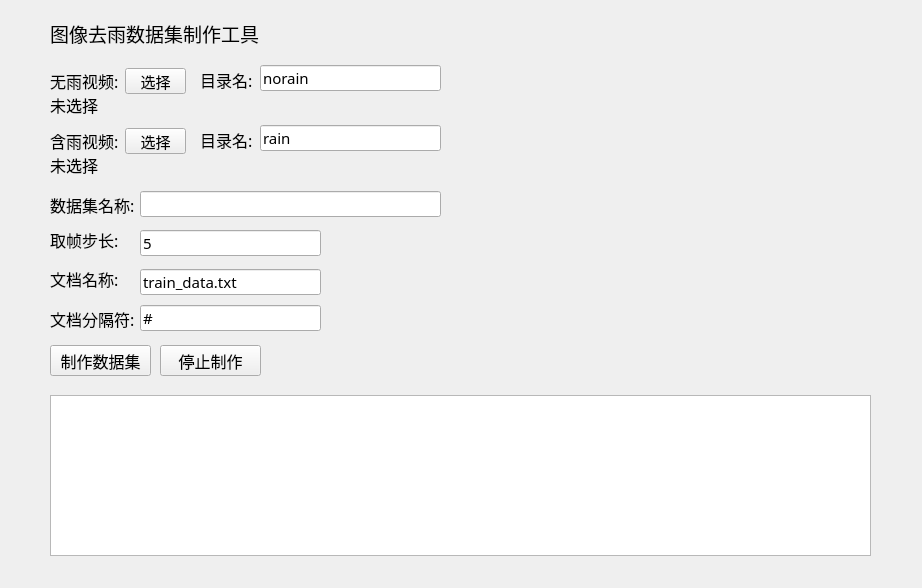
<?xml version="1.0" encoding="UTF-8"?>
<ui version="4.0">
 <class>Form</class>
 <widget class="QWidget" name="Form">
  <property name="geometry">
   <rect>
    <x>0</x>
    <y>0</y>
    <width>922</width>
    <height>588</height>
   </rect>
  </property>
  <property name="font">
   <font>
    <family>黑体</family>
    <pointsize>11</pointsize>
   </font>
  </property>
  <property name="windowTitle">
   <string>Form</string>
  </property>
  <widget class="QPushButton" name="btn_norain">
   <property name="geometry">
    <rect>
     <x>125</x>
     <y>68</y>
     <width>61</width>
     <height>26</height>
    </rect>
   </property>
   <property name="font">
    <font>
     <family>黑体</family>
     <pointsize>11</pointsize>
    </font>
   </property>
   <property name="text">
    <string>选择</string>
   </property>
  </widget>
  <widget class="QLabel" name="la_norain">
   <property name="geometry">
    <rect>
     <x>50</x>
     <y>71</y>
     <width>71</width>
     <height>20</height>
    </rect>
   </property>
   <property name="font">
    <font>
     <family>黑体</family>
     <pointsize>12</pointsize>
    </font>
   </property>
   <property name="text">
    <string>无雨视频:</string>
   </property>
  </widget>
  <widget class="QLabel" name="pth_norain">
   <property name="geometry">
    <rect>
     <x>50</x>
     <y>95</y>
     <width>821</width>
     <height>20</height>
    </rect>
   </property>
   <property name="font">
    <font>
     <family>Franklin Gothic Book</family>
     <pointsize>12</pointsize>
    </font>
   </property>
   <property name="text">
    <string>未选择</string>
   </property>
  </widget>
  <widget class="QLabel" name="la_rain">
   <property name="geometry">
    <rect>
     <x>50</x>
     <y>131</y>
     <width>71</width>
     <height>20</height>
    </rect>
   </property>
   <property name="font">
    <font>
     <family>黑体</family>
     <pointsize>12</pointsize>
    </font>
   </property>
   <property name="text">
    <string>含雨视频:</string>
   </property>
  </widget>
  <widget class="QPushButton" name="btn_rain">
   <property name="geometry">
    <rect>
     <x>125</x>
     <y>128</y>
     <width>61</width>
     <height>26</height>
    </rect>
   </property>
   <property name="font">
    <font>
     <family>黑体</family>
     <pointsize>11</pointsize>
    </font>
   </property>
   <property name="text">
    <string>选择</string>
   </property>
  </widget>
  <widget class="QLabel" name="pth_rain">
   <property name="geometry">
    <rect>
     <x>50</x>
     <y>155</y>
     <width>821</width>
     <height>20</height>
    </rect>
   </property>
   <property name="font">
    <font>
     <family>Franklin Gothic Book</family>
     <pointsize>12</pointsize>
    </font>
   </property>
   <property name="text">
    <string>未选择</string>
   </property>
  </widget>
  <widget class="QLineEdit" name="name_dataset">
   <property name="geometry">
    <rect>
     <x>140</x>
     <y>191</y>
     <width>301</width>
     <height>26</height>
    </rect>
   </property>
   <property name="font">
    <font>
     <family>Franklin Gothic Book</family>
     <pointsize>11</pointsize>
    </font>
   </property>
   <property name="text">
    <string/>
   </property>
  </widget>
  <widget class="QLabel" name="la_dataset">
   <property name="geometry">
    <rect>
     <x>50</x>
     <y>195</y>
     <width>91</width>
     <height>20</height>
    </rect>
   </property>
   <property name="font">
    <font>
     <family>黑体</family>
     <pointsize>12</pointsize>
    </font>
   </property>
   <property name="text">
    <string>数据集名称:</string>
   </property>
  </widget>
  <widget class="QLabel" name="la_txt">
   <property name="geometry">
    <rect>
     <x>50</x>
     <y>269</y>
     <width>81</width>
     <height>20</height>
    </rect>
   </property>
   <property name="font">
    <font>
     <family>黑体</family>
     <pointsize>12</pointsize>
    </font>
   </property>
   <property name="text">
    <string>文档名称:</string>
   </property>
  </widget>
  <widget class="QLineEdit" name="name_txt">
   <property name="geometry">
    <rect>
     <x>140</x>
     <y>269</y>
     <width>181</width>
     <height>26</height>
    </rect>
   </property>
   <property name="font">
    <font>
     <family>Franklin Gothic Book</family>
     <pointsize>11</pointsize>
    </font>
   </property>
   <property name="text">
    <string>train_data.txt</string>
   </property>
  </widget>
  <widget class="QLabel" name="la_dir_norain">
   <property name="geometry">
    <rect>
     <x>200</x>
     <y>70</y>
     <width>61</width>
     <height>20</height>
    </rect>
   </property>
   <property name="font">
    <font>
     <family>黑体</family>
     <pointsize>12</pointsize>
    </font>
   </property>
   <property name="text">
    <string>目录名:</string>
   </property>
  </widget>
  <widget class="QLabel" name="la_dir_rain">
   <property name="geometry">
    <rect>
     <x>200</x>
     <y>130</y>
     <width>61</width>
     <height>20</height>
    </rect>
   </property>
   <property name="font">
    <font>
     <family>黑体</family>
     <pointsize>12</pointsize>
    </font>
   </property>
   <property name="text">
    <string>目录名:</string>
   </property>
  </widget>
  <widget class="QLabel" name="la_char">
   <property name="geometry">
    <rect>
     <x>50</x>
     <y>309</y>
     <width>91</width>
     <height>20</height>
    </rect>
   </property>
   <property name="font">
    <font>
     <family>黑体</family>
     <pointsize>12</pointsize>
    </font>
   </property>
   <property name="text">
    <string>文档分隔符:</string>
   </property>
  </widget>
  <widget class="QLineEdit" name="name_char">
   <property name="geometry">
    <rect>
     <x>140</x>
     <y>305</y>
     <width>181</width>
     <height>26</height>
    </rect>
   </property>
   <property name="font">
    <font>
     <family>Franklin Gothic Book</family>
     <pointsize>11</pointsize>
    </font>
   </property>
   <property name="text">
    <string>#</string>
   </property>
  </widget>
  <widget class="QLineEdit" name="dir_norain">
   <property name="geometry">
    <rect>
     <x>260</x>
     <y>65</y>
     <width>181</width>
     <height>26</height>
    </rect>
   </property>
   <property name="font">
    <font>
     <family>Franklin Gothic Book</family>
     <pointsize>11</pointsize>
    </font>
   </property>
   <property name="text">
    <string>norain</string>
   </property>
  </widget>
  <widget class="QLineEdit" name="dir_rain">
   <property name="geometry">
    <rect>
     <x>260</x>
     <y>125</y>
     <width>181</width>
     <height>26</height>
    </rect>
   </property>
   <property name="font">
    <font>
     <family>Franklin Gothic Book</family>
     <pointsize>11</pointsize>
    </font>
   </property>
   <property name="text">
    <string>rain</string>
   </property>
  </widget>
  <widget class="QPushButton" name="btn_start">
   <property name="geometry">
    <rect>
     <x>50</x>
     <y>345</y>
     <width>101</width>
     <height>31</height>
    </rect>
   </property>
   <property name="font">
    <font>
     <family>黑体</family>
     <pointsize>12</pointsize>
    </font>
   </property>
   <property name="text">
    <string>制作数据集</string>
   </property>
  </widget>
  <widget class="QPlainTextEdit" name="info">
   <property name="geometry">
    <rect>
     <x>50</x>
     <y>395</y>
     <width>821</width>
     <height>161</height>
    </rect>
   </property>
  </widget>
  <widget class="QLabel" name="la_step">
   <property name="geometry">
    <rect>
     <x>50</x>
     <y>230</y>
     <width>81</width>
     <height>20</height>
    </rect>
   </property>
   <property name="font">
    <font>
     <family>黑体</family>
     <pointsize>12</pointsize>
    </font>
   </property>
   <property name="text">
    <string>取帧步长:</string>
   </property>
  </widget>
  <widget class="QLineEdit" name="step">
   <property name="geometry">
    <rect>
     <x>140</x>
     <y>230</y>
     <width>181</width>
     <height>26</height>
    </rect>
   </property>
   <property name="font">
    <font>
     <family>Franklin Gothic Book</family>
     <pointsize>11</pointsize>
    </font>
   </property>
   <property name="text">
    <string>5</string>
   </property>
  </widget>
  <widget class="QLabel" name="num_frame">
   <property name="geometry">
    <rect>
     <x>280</x>
     <y>345</y>
     <width>151</width>
     <height>31</height>
    </rect>
   </property>
   <property name="font">
    <font>
     <family>Franklin Gothic Book</family>
     <pointsize>12</pointsize>
    </font>
   </property>
   <property name="text">
    <string/>
   </property>
  </widget>
  <widget class="QPushButton" name="btn_stop">
   <property name="geometry">
    <rect>
     <x>160</x>
     <y>345</y>
     <width>101</width>
     <height>31</height>
    </rect>
   </property>
   <property name="font">
    <font>
     <family>黑体</family>
     <pointsize>12</pointsize>
    </font>
   </property>
   <property name="text">
    <string>停止制作</string>
   </property>
  </widget>
  <widget class="QLabel" name="label">
   <property name="geometry">
    <rect>
     <x>50</x>
     <y>20</y>
     <width>241</width>
     <height>26</height>
    </rect>
   </property>
   <property name="font">
    <font>
     <family>黑体</family>
     <pointsize>14</pointsize>
    </font>
   </property>
   <property name="text">
    <string>图像去雨数据集制作工具</string>
   </property>
  </widget>
 </widget>
 <resources/>
 <connections/>
</ui>
